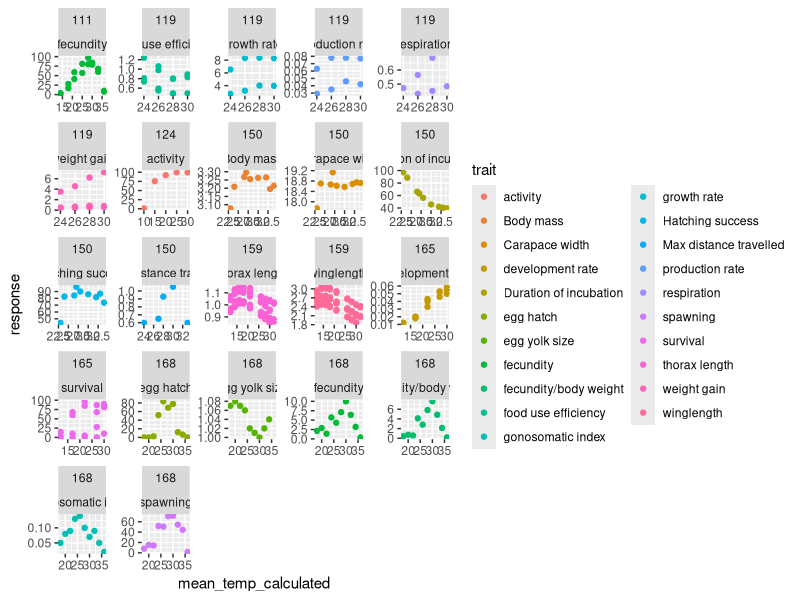
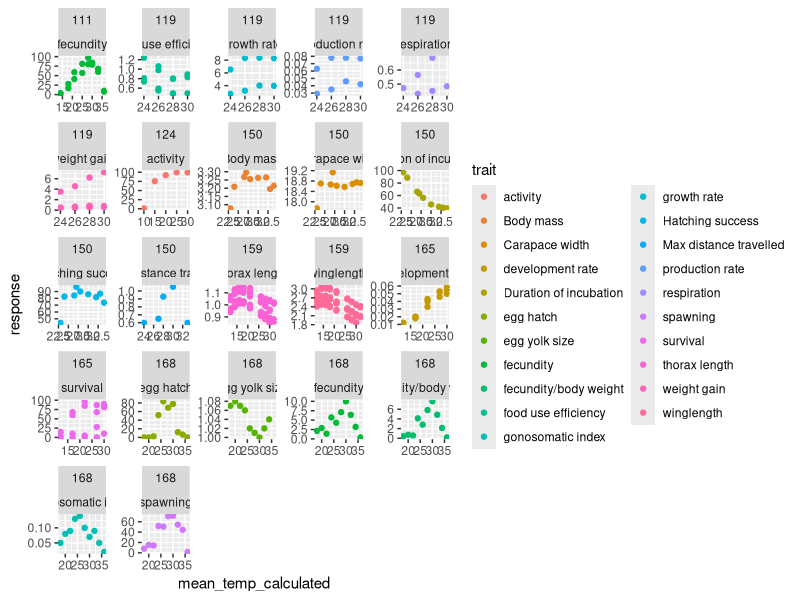

Reproduce these figures in R, in order.


## Joey's plotting of the TPCs


library(tidyverse)
library(cowplot)


tdata <- read_csv("Data/ExtractedDataAllStudies.csv")


tdata2 <- tdata %>% 
	mutate(study_digits = nchar(study_ID)) %>% 
	mutate(mean_temp_calculated = (min_temp + max_temp)/2) %>% 
	mutate(mean_temp_calculated = ifelse(temp_regime == 0, mean_temp, mean_temp_calculated)) %>% 
	mutate(mean_temp_calculated = ifelse(is.na(mean_temp_calculated), mean_temp, mean_temp_calculated)) %>% 
	filter(study_digits == 3)


tdata2 %>% 
	filter(temp_regime == 0) %>% 
	ggplot(aes(x = mean_temp_calculated, y = response, color = trait)) + geom_point() +
	facet_wrap(study_ID ~ trait, scales = "free")
ggsave("figures/constant-temp-plots.png", width = 16, height = 8)
